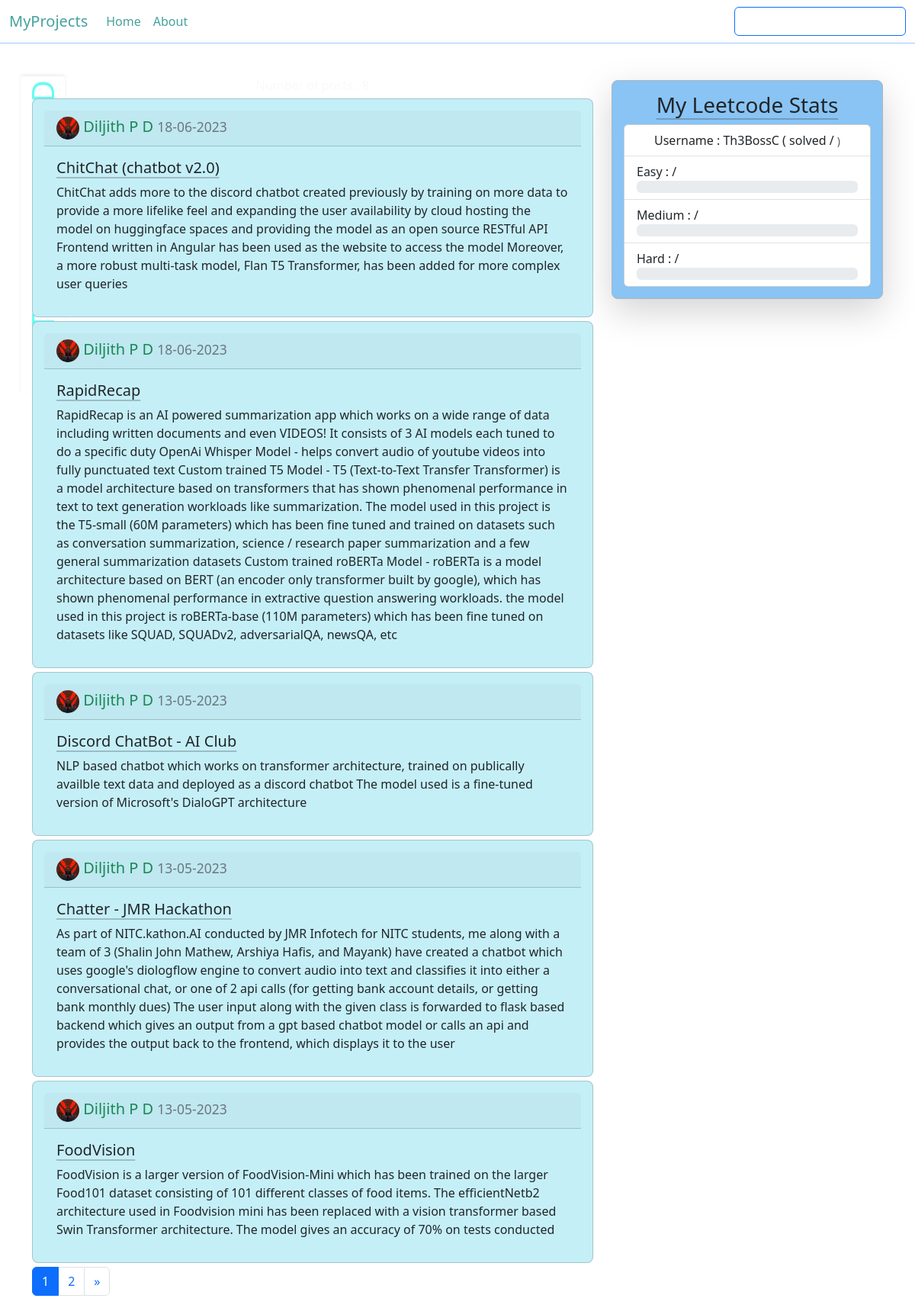
Page /users/Diljith P D (signed in) on the committed database.
### myProjects/models.py (models this page shows, shortened)
class Post(db.Model):
    id = db.Column(db.Integer, primary_key = True)
    title = db.Column(db.String(100), nullable = False)
    date_posted = db.Column(db.DateTime(), nullable = False, default = datetime.utcnow)
    content = db.Column(db.Text, nullable = False)
    user_id = db.Column(db.Integer, db.ForeignKey('user.id'), nullable = False)
    link  = db.Column(db.String(300), nullable = True)
    source_code = db.Column(db.String(300), nullable = True)

class User(db.Model, UserMixin):
    id = db.Column(db.Integer, primary_key = True)
    username = db.Column(db.String(20), unique = True, nullable = False)
    email = db.Column(db.String(120), unique = True, nullable = False)
    image_file = db.Column(db.String(20), nullable = False, default = 'default.jpg')
    password = db.Column(db.String(60), nullable = False)
    posts = db.relationship('Post', backref = 'author', lazy = True)

### myProjects/users/routes.py (the view)
@users.route('/users/<string:username>')
def user_post(username):
    page = request.args.get('page', default = 1, type = int)
    user = User.query.filter_by(username = username).first_or_404()
    posts = Post.query.filter_by(author = user).order_by(Post.date_posted.desc()).paginate(page = page, per_page = 5)
    return render_template('user_posts.html', posts = posts, user = user, title = f"Posts by {user.username}", page_details = f"Posts by {user.username}")

### myProjects/models.py (called while the page is built)
@login_manager.user_loader
def load_user(user_id):
    return User.query.get(int(user_id))

### myProjects/templates/user_posts.html (shortened to what this page needs)
{% extends 'layout.html' %}
{% block content %}
    <div class = "text-light text-center">
    </div>
    {% for post in posts %}
    <div class="card main-content">
        <h5 class="card-header">
            <img class = "small-image" src = "{{url_for('static', filename = 'images/' + post.author.image_file)}}">
            <span class = 'text-success'>
                {{post.author.username}}
            </span>
            <small class = 'text-secondary'>
                {{post.date_posted.strftime('%d-%m-%Y')}}
            </small>
        </h5>
        <div class="card-body">
            <h5 class="card-title">
                <a href = "{{url_for('posts.post', post_id = post.id)}}" class = "link-dark link-offset-2 link-underline-opacity-25 link-underline-opacity-100-hover">
                    {{post.title}}
                </a>
            </h5>
            <p class="card-text">{{post.content}}</p>
        </div>
    </div>
    {% endfor %}
        <nav aria-label="Page navigation example" style = "padding-top: 5px;">
            <ul class="pagination">
              {% for page_num in posts.iter_pages(left_edge = 0, right_edge = 0, left_current = 1, right_current = 2) %}
                <li class="page-item {% if posts.page == page_num %} active {% endif %}">
                    <a class="page-link" href="{{url_for('users.user_post', username = user.username, page = page_num)}}">
                        {{page_num}}
                    </a>
                </li>
              {% endfor %}
              {% if posts.next_num != none %}
              <li class="page-item">
                <a class="page-link" href="{{url_for('users.user_post', username = user.username, page = posts.page+1)}}" aria-label="Next">
                  <span aria-hidden="true">&raquo;</span>
                </a>
              </li>
              {% endif %}
            </ul>
          </nav>
{% endblock %}

### myProjects/static/main.css (style rules this page uses)
body { margin-top : 100px; background-image: url('images/background.jpg'); background-size: cover; background-attachment: fixed; }
.main-content { padding : 15px 15px 15px 15px; border-radius: 8px; background-color: rgba(197, 239, 247, 1); margin-top : 5px; }
.small-image { height: 30px; width: 30px; border-radius : 15px; object-fit: cover; }

### rows in the picture
Post: image_file (picture), author.username "Diljith P D", date_posted "18-06-2023", title "ChitChat (chatbot v2.0)", content "ChitChat adds more to the discord chatbot created previously by training on more data to provide a more lifelike feel and expanding the user availability by cloud hosting the model on huggingface spaces and providing the model as an open source RESTful API Frontend written in Angular has been used as the website to access the model Moreover, a more robust multi-task model, Flan T5 Transformer, has been added for more complex user queries"
Post: image_file (picture), author.username "Diljith P D", date_posted "18-06-2023", title "RapidRecap", content "RapidRecap is an AI powered summarization app which works on a wide range of data including written documents and even VIDEOS! It consists of 3 AI models each tuned to do a specific duty OpenAi Whisper Model - helps convert audio of youtube videos into fully punctuated text Custom trained T5 Model - T5 (Text-to-Text Transfer Transformer) is a model architecture based on transformers that has shown phenomenal performance in text to text generation workloads like summarization. The model used in this project is the T5-small (60M parameters) which has been fine tuned and trained on datasets such as conversation summarization, science / research paper summarization and a few general…"
Post: image_file (picture), author.username "Diljith P D", date_posted "13-05-2023", title "Discord ChatBot - AI Club", content "NLP based chatbot which works on transformer architecture, trained on publically availble text data and deployed as a discord chatbot The model used is a fine-tuned version of Microsoft's DialoGPT architecture"
Post: image_file (picture), author.username "Diljith P D", date_posted "13-05-2023", title "Chatter - JMR Hackathon", content "As part of NITC.kathon.AI conducted by JMR Infotech for NITC students, me along with a team of 3 (Shalin John Mathew, Arshiya Hafis, and Mayank) have created a chatbot which uses google's diologflow engine to convert audio into text and classifies it into either a conversational chat, or one of 2 api calls (for getting bank account details, or getting bank monthly dues) The user input along with the given class is forwarded to flask based backend which gives an output from a gpt based chatbot model or calls an api and provides the output back to the frontend, which displays it to the user"
Post: image_file (picture), author.username "Diljith P D", date_posted "13-05-2023", title "FoodVision", content "FoodVision is a larger version of FoodVision-Mini which has been trained on the larger Food101 dataset consisting of 101 different classes of food items. The efficientNetb2 architecture used in Foodvision mini has been replaced with a vision transformer based Swin Transformer architecture. The model gives an accuracy of 70% on tests conducted"

### other values in the picture
{{ page_num }} "1" "2"
